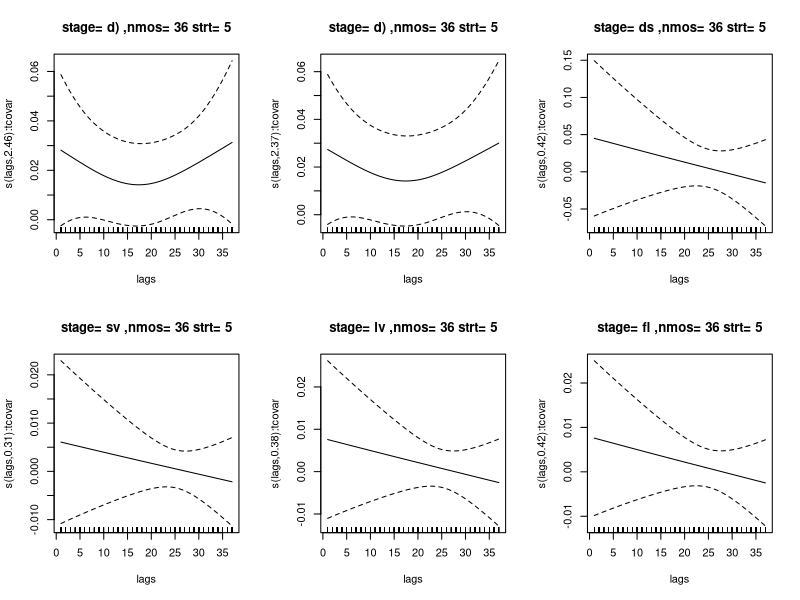
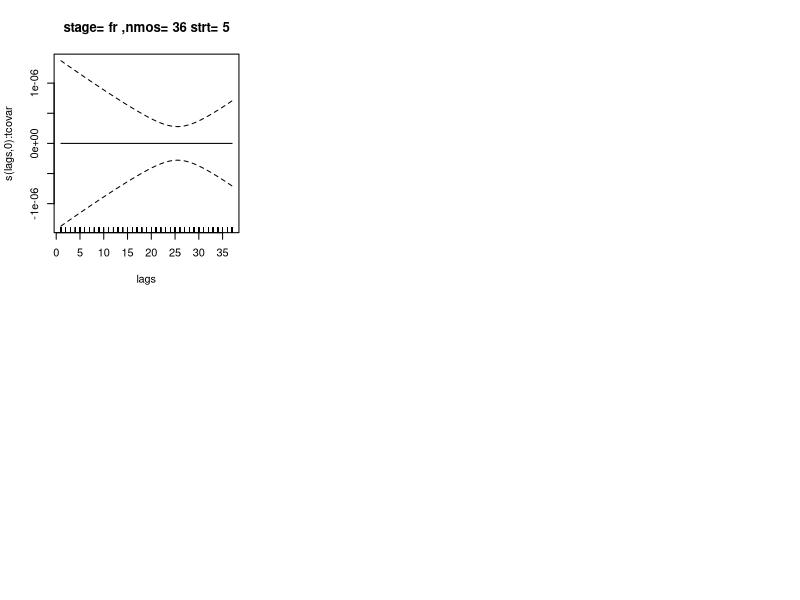

Reproduce these figures in R, in order.
#Following Elizabeth's code to fit a GAM to isotria vital rate data, to see if climate data is associated with any vital rates
#Feb 2017
#By Ailene Ettinger
library(mgcv)
library(boot)
#setwd("C:\\Users\\ecrone01\\Box Sync\\Box Sync\\recovered files\\Ailene Isotria")
setwd("~/git/isotria/analyses")
rm(list=ls()) 
# read in climate data
ClimDat = read.csv("isotria_clim.csv", header = T)#cleaned/summarized climatedata
# read in isotria data
FlwrDat = read.csv("probfr.csv")
colnames(FlwrDat)[1]<-"year"
# both files need year in lower case as a column for matching data sets
ClimDat=subset(ClimDat,year>1980 & year<2015)

# function from Teller 2016 to aggregate data by month-my data are already in this format
aggLags<-function(datC, fun, meas, seg){
  pars <- as.list(match.call()[-1])
  measure<-datC[,as.character(pars$meas)]
  segment<-datC[,as.character(pars$seg)]
  agg<-with(datC,ftable(tapply(measure, list(datC$year, segment), fun)))
  agg<-as.data.frame(agg)
  names(agg)<-c("year",pars$seg,paste(pars$meas, pars$fun,"Now", sep=""))
  
  return(list(agg,paste(pars$fun)))
}

# function from Teller 2016 to create lagged variables
appLags<-function(agDatC,nUnits,name,fun){
  storeNames<-names(agDatC)
  for (i in 1:nUnits){
    agDatC<-as.data.frame(agDatC)
    waved<-agDatC[[3]]
    newWave<-c(rep(NA, times=i),waved) 
    newThing<-newWave[1:nrow(agDatC)]
    agDatC<-cbind(agDatC, newThing)
  }
  names(agDatC)<-c(storeNames,paste(name,fun,1:nUnits, sep=""))
  return(agDatC)
}

makeDat = function(useclim, usevr, monthStart){
  tempAggWT<-aggLags(datC=useclim, fun=mean, meas=tmax, seg=month)#aggregating temperature by mean
  subAgg<-tempAggWT[[1]]
  subAgg$month<-as.numeric(as.character(subAgg$month))
  subAgg<-subAgg[with(subAgg,order(year,month)),]

  tempWaveWT<-appLags(agDatC=subAgg, nUnits=nUnits, name=paste("month","temp", sep=""), fun=tempAggWT[[2]])
  tempWaveWT<-na.omit(tempWaveWT)

  monthStart=monthStart
  subsWT<-subset(tempWaveWT,tempWaveWT$month==monthStart) #choose start month
  subsWT<-subsWT[,-which(names(subsWT)=="month")] #Get rid of "month" column
  subsWT$year<-as.numeric(as.character(subsWT$year)) #make "year" readable to merge

  #reshape to show temp over the last nUnits
  labs<-c("year","t.00", paste("t.0",1:9, sep=""),
        paste("t.",10:nUnits, sep=""))
  names(subsWT) <- labs

  # merge climate and isotria data, following code from Teller 2016
  datag<-merge(usevr, subsWT, by="year")
  datag$year<-as.factor(datag$year);

  ## define and enter covariates the way the fitting function wants
  tvars <- which(substr(names(datag),1,2)=="t."); 
  datag$tcovar <- as.matrix(datag[,tvars]) 

  lags <- matrix(0,nrow(datag),length(tvars)); 
  for(i in 1:ncol(lags)) lags[,i]=i; 
  datag$lags=as.matrix(lags); 
  datag$yr = strtoi(datag$year)

  return(datag)
}

nUnits = 36
strt = 5
dat1 = makeDat(useclim = ClimDat,usevr = FlwrDat, monthStart = strt)
#str(dat1)
#head(dat1)

quartz(height=5,width=8)
par(mfrow=c(2,3))
# and now, fit a GAM for dormant(prev veg) plants
gam0b = gam(logit(Stage_curd) ~ s(lags, by=tcovar, bs="cs"),
            data=dat1, method="GCV.Cp",gamma=1.2, family = gaussian) 
print(summary(gam0b))
AIC(gam0b)
gam1b = gam(logit(Stage_curd) ~ as.numeric(year)+s(lags, by=tcovar, bs="cs"),
            data=dat1, method="GCV.Cp",gamma=1.2, family = gaussian) 
print(summary(gam1b))
AIC(gam1b,gam0b)

plot(gam0b,main=paste("stage=",substr(summary(gam0b)$formula,16,17)[2],",nmos=",nUnits,"strt=",strt))
plot(gam1b,main=paste("stage=",substr(summary(gam0b)$formula,16,17)[2],",nmos=",nUnits,"strt=",strt))

# and now, fit a GAM for dormant(prev veg) plants
gam0b = gam(logit(Stage_curdsv) ~ s(lags, by=tcovar, bs="cs"),
            data=dat1, method="GCV.Cp",gamma=1.2, family = gaussian) 
print(summary(gam0b))
plot(gam0b,main=paste("stage=",substr(summary(gam0b)$formula,16,17)[2],",nmos=",nUnits,"strt=",strt))
# and now, fit a GAM for small vegetative plants
gam0b = gam(logit(Stage_cursv) ~ s(lags, by=tcovar, bs="cs"),
            data=dat1, method="GCV.Cp",gamma=1.2, family = gaussian) 
print(summary(gam0b))
plot(gam0b,main=paste("stage=",substr(summary(gam0b)$formula,16,17)[2],",nmos=",nUnits,"strt=",strt))
# and now, fit a GAM for large vegetative plants
gam0b = gam(logit(Stage_curlv) ~ s(lags, by=tcovar, bs="cs"),
            data=dat1, method="GCV.Cp",gamma=1.2, family = gaussian) 
print(summary(gam0b))
plot(gam0b,main=paste("stage=",substr(summary(gam0b)$formula,16,17)[2],",nmos=",nUnits,"strt=",strt))
# and now, fit a GAM for flowering plants
gam0b = gam(logit(Stage_curfl) ~ s(lags, by=tcovar, bs="cs"),
            data=dat1, method="GCV.Cp",gamma=1.2, family = gaussian) 
print(summary(gam0b))
plot(gam0b,main=paste("stage=",substr(summary(gam0b)$formula,16,17)[2],",nmos=",nUnits,"strt=",strt))
# and now, fit a GAM for fruiting plants
gam0b = gam(logit(Stage_curfr) ~ s(lags, by=tcovar, bs="cs"),
            data=dat1, method="GCV.Cp",gamma=1.2, family = gaussian) 
print(summary(gam0b))
plot(gam0b,main=paste("stage=",substr(summary(gam0b)$formula,16,17)[2],",nmos=",nUnits,"strt=",strt))

#Write a loop to fit models with different climate variables and different life stages to compare AICs
#want to save lag used, AIC, Dev explained & climate variab
stages<-c("Stage_curd","Stage_curdsv","Stage_curfl","Stage_curfr","Stage_curlv","Stage_cursv") 
lags_months<-c(24,36)

modresults.lags<-c()
for (j in 1:length(lags_months)){
  nUnits=lags_months[j]
  dat1 = makeDat(useclim = ClimDat,usevr = FlwrDat, monthStart = strt)
  modresults<-c()
for (i in 1:length(stages)){
  resp=logit(dat1[,i+1])
  dat1 = makeDat(useclim = ClimDat,usevr = FlwrDat, monthStart = strt)
  mod1=gam(resp ~ s(lags, by=tcovar, bs="cs"),
           data=dat1, method="GCV.Cp",gamma=1.2, family = gaussian) 
  mod2=gam(resp ~ as.numeric(year)+s(lags, by=tcovar, bs="cs"),
           data=dat1, method="GCV.Cp",gamma=1.2, family = gaussian) 
  modsums<-c(stages[i],lags_months[j],strt,"tmin",summary(mod1)$s.pv,summary(mod1)$r.sq,summary(mod1)$dev.expl,AIC(mod1),"year+tmin",summary(mod2)$s.pv,summary(mod2)$r.sq,summary(mod2)$dev.expl,AIC(mod2))
modresults=rbind(modresults,modsums)
}
modresults.lags=rbind(modresults.lags,modresults)
}
  colnames(modresults.lags)<-c("stage","lag_mos","start.mos","mod1","mod1.pval","mod1.rsq","mod1.dev.expl","mod1.aic","mod2","mod2.pval","mod2.rsq","mod2.dev.expl","mod1.aic")

  mod.results.lags_tmin<-modresults.lags

  #rerun code at top of script with tmax-i need to redo this so i don't have to do so much by hand!!!
modresults.lags<-c()
  for (j in 1:length(lags_months)){
    nUnits=lags_months[j]
    dat1 = makeDat(useclim = ClimDat,usevr = FlwrDat, monthStart = strt)
    modresults<-c()
    for (i in 1:length(stages)){
      resp=logit(dat1[,i+1])
      dat1 = makeDat(useclim = ClimDat,usevr = FlwrDat, monthStart = strt)
      mod1=gam(resp ~ s(lags, by=tcovar, bs="cs"),
               data=dat1, method="GCV.Cp",gamma=1.2, family = gaussian) 
      mod2=gam(resp ~ as.numeric(year)+s(lags, by=tcovar, bs="cs"),
               data=dat1, method="GCV.Cp",gamma=1.2, family = gaussian) 
      modsums<-c(stages[i],lags_months[j],strt,"tmax",summary(mod1)$s.pv,summary(mod1)$r.sq,summary(mod1)$dev.expl,AIC(mod1),"year+tmax",summary(mod2)$s.pv,summary(mod2)$r.sq,summary(mod2)$dev.expl,AIC(mod2))
      modresults=rbind(modresults,modsums)
    }
    modresults.lags=rbind(modresults.lags,modresults)
  }

colnames(modresults.lags)<-c("stage","lag_mos","start.mos","mod1","mod1.pval","mod1.rsq","mod1.dev.expl","mod1.aic","mod2","mod2.pval","mod2.rsq","mod2.dev.expl","mod1.aic")
mod.results.lags_tmax<-modresults.lags

#rerun code at top of script with prcp-i need to redo this so i don't have to do so much by hand!!!
modresults.lags<-c()
for (j in 1:length(lags_months)){
  nUnits=lags_months[j]
  dat1 = makeDat(useclim = ClimDat,usevr = FlwrDat, monthStart = strt)
  
  modresults<-c()
  for (i in 1:length(stages)){
    resp=logit(dat1[,i+1])
    dat1 = makeDat(useclim = ClimDat,usevr = FlwrDat, monthStart = strt)
    mod1=gam(resp ~ s(lags, by=tcovar, bs="cs"),
             data=dat1, method="GCV.Cp",gamma=1.2, family = gaussian) 
    mod2=gam(resp ~ as.numeric(year)+s(lags, by=tcovar, bs="cs"),
             data=dat1, method="GCV.Cp",gamma=1.2, family = gaussian) 
    modsums<-c(stages[i],lags_months[j],strt,"prcp",summary(mod1)$s.pv,summary(mod1)$r.sq,summary(mod1)$dev.expl,AIC(mod1),"year+prcp",summary(mod2)$s.pv,summary(mod2)$r.sq,summary(mod2)$dev.expl,AIC(mod2))
    modresults=rbind(modresults,modsums)
  }
  modresults.lags=rbind(modresults.lags,modresults)
}

colnames(modresults.lags)<-c("stage","lag_mos","start.mos","mod1","mod1.pval","mod1.rsq","mod1.dev.expl","mod1.aic","mod2","mod2.pval","mod2.rsq","mod2.dev.expl","mod1.aic")
mod.results.lags_prcp<-modresults.lags

#rerun code at top of script with snow-i need to redo this so i don't have to do so much by hand!!!
modresults.lags<-c()
for (j in 1:length(lags_months)){
  nUnits=lags_months[j]
  dat1 = makeDat(useclim = ClimDat,usevr = FlwrDat, monthStart = strt)
  modresults<-c()
  for (i in 1:length(stages)){
    resp=logit(dat1[,i+1])
    mod1=gam(resp ~ s(lags, by=tcovar, bs="cs"),
             data=dat1, method="GCV.Cp",gamma=1.2, family = gaussian) 
    mod2=gam(resp ~ as.numeric(year)+s(lags, by=tcovar, bs="cs"),
             data=dat1, method="GCV.Cp",gamma=1.2, family = gaussian) 
    modsums<-c(stages[i],lags_months[j],strt,"snow",summary(mod1)$s.pv,summary(mod1)$r.sq,summary(mod1)$dev.expl,AIC(mod1),"year+snow",summary(mod2)$s.pv,summary(mod2)$r.sq,summary(mod2)$dev.expl,AIC(mod2))
    modresults=rbind(modresults,modsums)
  }
  modresults.lags=rbind(modresults.lags,modresults)
}
colnames(modresults.lags)<-c("stage","lag_mos","start.mos","mod1","mod1.pval","mod1.rsq","mod1.dev.expl","mod1.aic","mod2","mod2.pval","mod2.rsq","mod2.dev.expl","mod1.aic")
mod.results.lags_snow<-modresults.lags

mod.results.lags_all<-as.data.frame(rbind(mod.results.lags_tmin,mod.results.lags_tmax,mod.results.lags_prcp,mod.results.lags_snow))
mod.results.lags_all <- mod.results.lags_all[order(mod.results.lags_all$stage,mod.results.lags_all$mod1.aic),]#order by stage, then AIC

write.csv(mod.results.lags_all,"prob_emerg.gammods.csv", row.names = FALSE)

###Probability of fruiting
stages<-c("Stage_curd","Stage_curdsv","Stage_curfl","Stage_curfr","Stage_curlv","Stage_cursv") 
lags_months<-c(24,36)

modresults.lags<-c()
for (j in 1:length(lags_months)){
  nUnits=lags_months[j]
  dat1 = makeDat(useclim = ClimDat,usevr = FlwrDat, monthStart = strt)
  modresults<-c()
  for (i in 1:length(stages)){
    resp=logit(dat1[,i+1])
    dat1 = makeDat(useclim = ClimDat,usevr = FlwrDat, monthStart = strt)
    mod1=gam(resp ~ s(lags, by=tcovar, bs="cs"),
             data=dat1, method="GCV.Cp",gamma=1.2, family = gaussian) 
    mod2=gam(resp ~ as.numeric(year)+s(lags, by=tcovar, bs="cs"),
             data=dat1, method="GCV.Cp",gamma=1.2, family = gaussian) 
    modsums<-c(stages[i],lags_months[j],strt,"tmin",summary(mod1)$s.pv,summary(mod1)$r.sq,summary(mod1)$dev.expl,AIC(mod1),"year+tmin",summary(mod2)$s.pv,summary(mod2)$r.sq,summary(mod2)$dev.expl,AIC(mod2))
    modresults=rbind(modresults,modsums)
  }
  modresults.lags=rbind(modresults.lags,modresults)
}
colnames(modresults.lags)<-c("stage","lag_mos","start.mos","mod1","mod1.pval","mod1.rsq","mod1.dev.expl","mod1.aic","mod2","mod2.pval","mod2.rsq","mod2.dev.expl","mod1.aic")

mod.results.lags_tmin<-modresults.lags

#rerun code at top of script with tmax-i need to redo this so i don't have to do so much by hand!!!
modresults.lags<-c()
for (j in 1:length(lags_months)){
  nUnits=lags_months[j]
  dat1 = makeDat(useclim = ClimDat,usevr = FlwrDat, monthStart = strt)
  modresults<-c()
  for (i in 1:length(stages)){
    resp=logit(dat1[,i+1])
    dat1 = makeDat(useclim = ClimDat,usevr = FlwrDat, monthStart = strt)
    mod1=gam(resp ~ s(lags, by=tcovar, bs="cs"),
             data=dat1, method="GCV.Cp",gamma=1.2, family = gaussian) 
    mod2=gam(resp ~ as.numeric(year)+s(lags, by=tcovar, bs="cs"),
             data=dat1, method="GCV.Cp",gamma=1.2, family = gaussian) 
    modsums<-c(stages[i],lags_months[j],strt,"tmax",summary(mod1)$s.pv,summary(mod1)$r.sq,summary(mod1)$dev.expl,AIC(mod1),"year+tmax",summary(mod2)$s.pv,summary(mod2)$r.sq,summary(mod2)$dev.expl,AIC(mod2))
    modresults=rbind(modresults,modsums)
  }
  modresults.lags=rbind(modresults.lags,modresults)
}

colnames(modresults.lags)<-c("stage","lag_mos","start.mos","mod1","mod1.pval","mod1.rsq","mod1.dev.expl","mod1.aic","mod2","mod2.pval","mod2.rsq","mod2.dev.expl","mod1.aic")
mod.results.lags_tmax<-modresults.lags

#rerun code at top of script with prcp-i need to redo this so i don't have to do so much by hand!!!
modresults.lags<-c()
for (j in 1:length(lags_months)){
  nUnits=lags_months[j]
  dat1 = makeDat(useclim = ClimDat,usevr = FlwrDat, monthStart = strt)
  
  modresults<-c()
  for (i in 1:length(stages)){
    resp=logit(dat1[,i+1])
    dat1 = makeDat(useclim = ClimDat,usevr = FlwrDat, monthStart = strt)
    mod1=gam(resp ~ s(lags, by=tcovar, bs="cs"),
             data=dat1, method="GCV.Cp",gamma=1.2, family = gaussian) 
    mod2=gam(resp ~ as.numeric(year)+s(lags, by=tcovar, bs="cs"),
             data=dat1, method="GCV.Cp",gamma=1.2, family = gaussian) 
    modsums<-c(stages[i],lags_months[j],strt,"prcp",summary(mod1)$s.pv,summary(mod1)$r.sq,summary(mod1)$dev.expl,AIC(mod1),"year+prcp",summary(mod2)$s.pv,summary(mod2)$r.sq,summary(mod2)$dev.expl,AIC(mod2))
    modresults=rbind(modresults,modsums)
  }
  modresults.lags=rbind(modresults.lags,modresults)
}

colnames(modresults.lags)<-c("stage","lag_mos","start.mos","mod1","mod1.pval","mod1.rsq","mod1.dev.expl","mod1.aic","mod2","mod2.pval","mod2.rsq","mod2.dev.expl","mod1.aic")
mod.results.lags_prcp<-modresults.lags

#rerun code at top of script with snow-i need to redo this so i don't have to do so much by hand!!!
modresults.lags<-c()
for (j in 1:length(lags_months)){
  nUnits=lags_months[j]
  dat1 = makeDat(useclim = ClimDat,usevr = FlwrDat, monthStart = strt)
  modresults<-c()
  for (i in 1:length(stages)){
    resp=logit(dat1[,i+1])
    mod1=gam(resp ~ s(lags, by=tcovar, bs="cs"),
             data=dat1, method="GCV.Cp",gamma=1.2, family = gaussian) 
    mod2=gam(resp ~ as.numeric(year)+s(lags, by=tcovar, bs="cs"),
             data=dat1, method="GCV.Cp",gamma=1.2, family = gaussian) 
    modsums<-c(stages[i],lags_months[j],strt,"snow",summary(mod1)$s.pv,summary(mod1)$r.sq,summary(mod1)$dev.expl,AIC(mod1),"year+snow",summary(mod2)$s.pv,summary(mod2)$r.sq,summary(mod2)$dev.expl,AIC(mod2))
    modresults=rbind(modresults,modsums)
  }
  modresults.lags=rbind(modresults.lags,modresults)
}
colnames(modresults.lags)<-c("stage","lag_mos","start.mos","mod1","mod1.pval","mod1.rsq","mod1.dev.expl","mod1.aic","mod2","mod2.pval","mod2.rsq","mod2.dev.expl","mod1.aic")
mod.results.lags_snow<-modresults.lags

mod.results.lags_all<-as.data.frame(rbind(mod.results.lags_tmin,mod.results.lags_tmax,mod.results.lags_prcp,mod.results.lags_snow))
mod.results.lags_all <- mod.results.lags_all[order(mod.results.lags_all$stage,mod.results.lags_all$mod1.aic),]#order by stage, then AIC

write.csv(mod.results.lags_all,"prob_fruit.gammods.csv", row.names = FALSE)




#now do same thing for flow and fru prob.
#ProbFlow- these are not significantly affected by any climate variable
modresults.lags<-c()
for (j in 1:length(lags_months)){
  nUnits=lags_months[j]
  dat1 = makeDat(useclim = ClimDat,usevr = FlwrDat, monthStart = strt)
  modresults<-c()
  for (i in 1:length(stages)){
    resp=logit(dat1[,i+1])
    dat1 = makeDat(useclim = ClimDat,usevr = FlwrDat, monthStart = strt)
    mod1=gam(resp ~ s(lags, by=tcovar, bs="cs"),
             data=dat1, method="GCV.Cp",gamma=1.2, family = gaussian) 
    mod2=gam(resp ~ as.numeric(year)+s(lags, by=tcovar, bs="cs"),
             data=dat1, method="GCV.Cp",gamma=1.2, family = gaussian) 
    modsums<-c(stages[i],lags_months[j],strt,"tmin",summary(mod1)$s.pv,summary(mod1)$r.sq,summary(mod1)$dev.expl,AIC(mod1),"year+tmin",summary(mod2)$s.pv,summary(mod2)$r.sq,summary(mod2)$dev.expl,AIC(mod2))
    modresults=rbind(modresults,modsums)
  }
  modresults.lags=rbind(modresults.lags,modresults)
}
colnames(modresults.lags)<-c("stage","lag_mos","start.mos","mod1","mod1.pval","mod1.rsq","mod1.dev.expl","mod1.aic","mod2","mod2.pval","mod2.rsq","mod2.dev.expl","mod1.aic")

mod.results.lags_tmin<-modresults.lags

#rerun code at top of script with tmax-i need to redo this so i don't have to do so much by hand!!!
modresults.lags<-c()
for (j in 1:length(lags_months)){
  nUnits=lags_months[j]
  dat1 = makeDat(useclim = ClimDat,usevr = FlwrDat, monthStart = strt)
  modresults<-c()
  for (i in 1:length(stages)){
    resp=logit(dat1[,i+1])
    dat1 = makeDat(useclim = ClimDat,usevr = FlwrDat, monthStart = strt)
    mod1=gam(resp ~ s(lags, by=tcovar, bs="cs"),
             data=dat1, method="GCV.Cp",gamma=1.2, family = gaussian) 
    mod2=gam(resp ~ as.numeric(year)+s(lags, by=tcovar, bs="cs"),
             data=dat1, method="GCV.Cp",gamma=1.2, family = gaussian) 
    modsums<-c(stages[i],lags_months[j],strt,"tmax",summary(mod1)$s.pv,summary(mod1)$r.sq,summary(mod1)$dev.expl,AIC(mod1),"year+tmax",summary(mod2)$s.pv,summary(mod2)$r.sq,summary(mod2)$dev.expl,AIC(mod2))
    modresults=rbind(modresults,modsums)
  }
  modresults.lags=rbind(modresults.lags,modresults)
}

colnames(modresults.lags)<-c("stage","lag_mos","start.mos","mod1","mod1.pval","mod1.rsq","mod1.dev.expl","mod1.aic","mod2","mod2.pval","mod2.rsq","mod2.dev.expl","mod1.aic")
mod.results.lags_tmax<-modresults.lags

#rerun code at top of script with prcp-i need to redo this so i don't have to do so much by hand!!!
modresults.lags<-c()
for (j in 1:length(lags_months)){
  nUnits=lags_months[j]
  dat1 = makeDat(useclim = ClimDat,usevr = FlwrDat, monthStart = strt)
  
  modresults<-c()
  for (i in 1:length(stages)){
    resp=logit(dat1[,i+1])
    dat1 = makeDat(useclim = ClimDat,usevr = FlwrDat, monthStart = strt)
    mod1=gam(resp ~ s(lags, by=tcovar, bs="cs"),
             data=dat1, method="GCV.Cp",gamma=1.2, family = gaussian) 
    mod2=gam(resp ~ as.numeric(year)+s(lags, by=tcovar, bs="cs"),
             data=dat1, method="GCV.Cp",gamma=1.2, family = gaussian) 
    modsums<-c(stages[i],lags_months[j],strt,"prcp",summary(mod1)$s.pv,summary(mod1)$r.sq,summary(mod1)$dev.expl,AIC(mod1),"year+prcp",summary(mod2)$s.pv,summary(mod2)$r.sq,summary(mod2)$dev.expl,AIC(mod2))
    modresults=rbind(modresults,modsums)
  }
  modresults.lags=rbind(modresults.lags,modresults)
}

colnames(modresults.lags)<-c("stage","lag_mos","start.mos","mod1","mod1.pval","mod1.rsq","mod1.dev.expl","mod1.aic","mod2","mod2.pval","mod2.rsq","mod2.dev.expl","mod1.aic")
mod.results.lags_prcp<-modresults.lags

#rerun code at top of script with snow-i need to redo this so i don't have to do so much by hand!!!
modresults.lags<-c()
for (j in 1:length(lags_months)){
  nUnits=lags_months[j]
  dat1 = makeDat(useclim = ClimDat,usevr = FlwrDat, monthStart = strt)
  modresults<-c()
  for (i in 1:length(stages)){
    resp=logit(dat1[,i+1])
    mod1=gam(resp ~ s(lags, by=tcovar, bs="cs"),
             data=dat1, method="GCV.Cp",gamma=1.2, family = gaussian) 
    mod2=gam(resp ~ as.numeric(year)+s(lags, by=tcovar, bs="cs"),
             data=dat1, method="GCV.Cp",gamma=1.2, family = gaussian) 
    modsums<-c(stages[i],lags_months[j],strt,"snow",summary(mod1)$s.pv,summary(mod1)$r.sq,summary(mod1)$dev.expl,AIC(mod1),"year+snow",summary(mod2)$s.pv,summary(mod2)$r.sq,summary(mod2)$dev.expl,AIC(mod2))
    modresults=rbind(modresults,modsums)
  }
  modresults.lags=rbind(modresults.lags,modresults)
}
colnames(modresults.lags)<-c("stage","lag_mos","start.mos","mod1","mod1.pval","mod1.rsq","mod1.dev.expl","mod1.aic","mod2","mod2.pval","mod2.rsq","mod2.dev.expl","mod2.aic")
mod.results.lags_snow<-modresults.lags

mod.results.lags_all<-as.data.frame(rbind(mod.results.lags_tmin,mod.results.lags_tmax,mod.results.lags_prcp,mod.results.lags_snow))
mod.results.lags_all <- mod.results.lags_all[order(mod.results.lags_all$stage,mod.results.lags_all$mod1.aic),]#order by stage, then AIC

write.csv(mod.results.lags_all,"prob_flow.gammods.csv", row.names = FALSE)
